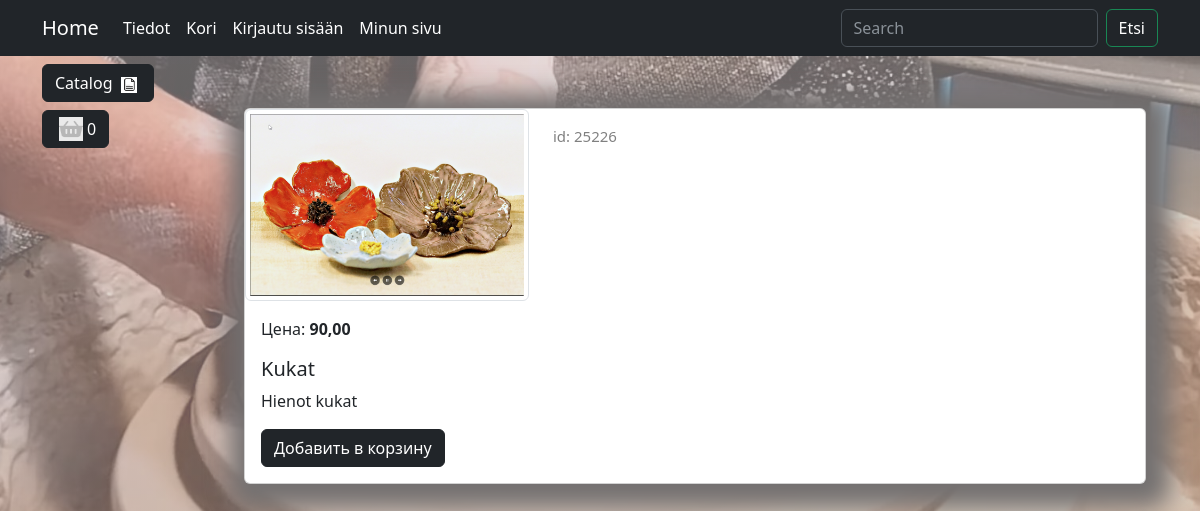
The app's page /goods/product/kukat/ with its own data.
### goods/models.py (models this page shows, shortened)
class Product(models.Model):
    name=models.CharField(max_length=150, verbose_name='Nimi')
    slug = models.SlugField(max_length=200, unique=True, blank=True, null=True, verbose_name='URL')
    description=models.TextField(blank=True, null=True, verbose_name='Kuvaus')
    price=models.DecimalField(default=0.00, max_digits=7, decimal_places=2, verbose_name='Hinta')
    discount_price=models.DecimalField(default=0.00, max_digits=4, decimal_places=2, verbose_name='Alennettu hinta')
    image=models.ImageField(upload_to='goods_images', blank=True, null=True, verbose_name='Kuva')
    quantity=models.IntegerField(default=0, verbose_name='Määrä')
    category=models.ForeignKey(to=Category, on_delete=models.CASCADE, verbose_name='Kategoria')
    class Meta:
        verbose_name = 'Tuote'
        verbose_name_plural = 'Tuotteet'
    def display_id(self):
        return f'{25225+self.id:05}'
    def sell_price(self):
        if self.discount_price:
            return round(self.price-self.price*self.discount_price/100, 2)
        return self.price

### goods/views.py (the view)
# urls.py: path('product/<slug:product_slug>/', views.product, name='product'),
def product(request, product_slug=False, product_id=False):
    if product_id:
        product = Product.objects.get(id=product_id)
    else:
        product = Product.objects.get(slug=product_slug)
    context = {
        'product': product,
    }
    return render(request, 'goods/product.html', context=context)

### goods/templatetags/goods_tags.py (called while the page is built)
@register.simple_tag
def tag_category():
    return Category.objects.all()

### goods/templates/goods/product.html (shortened to what this page needs)
{% extends "main/base.html" %}
{% load static %}
{% block container %}
<div class="container mt-5">
    <div class="card mb-4 custom-shadow">
        <div class="row">
            <div class="col-md-4">
                <img src="{{product.image.url}}"
                    class="img-thumbnail" data-bs-toggle="modal" data-bs-target="#imageModal1">
            </div>
            <div class="col-md-4 ">
                <p class="product_id mt-3">id: {{product.display_id}}</p>
            </div>
        </div>
        <div class="card-body">
            <p class="card-text">Цена: <strong>{{ product.sell_price }}</strong></p>
            <h5 class="card-title">{{ product.name }}</h5>
            <p class="card-text">{{ product.description }}</p>
            <a href="#" class="btn btn-dark add-to-cart">Добавить в корзину</a>
        </div>
    </div>
</div>
{% endblock %}

### static/deps/css/my_css.css (style rules this page uses)
body { background-image: url("../images/bg-image6.jpg"); background-image: linear-gradient(rgba(208, 203, 203, 0.5), rgba(151, 146, 146, 0.5)), url("../images/bg-image6.jpg"); background-repeat: no-repeat; background-attachment: fixed; background-position: center center; background-size: cover; }
.custom-shadow { box-shadow: 5px 5px 25px 19px #737070; }
.product_id { color: gray; font-size: 15px; }

### records on screen
Product: image (picture), display_id "25226", sell_price "90,00", name "Kukat", description "Hienot kukat"
